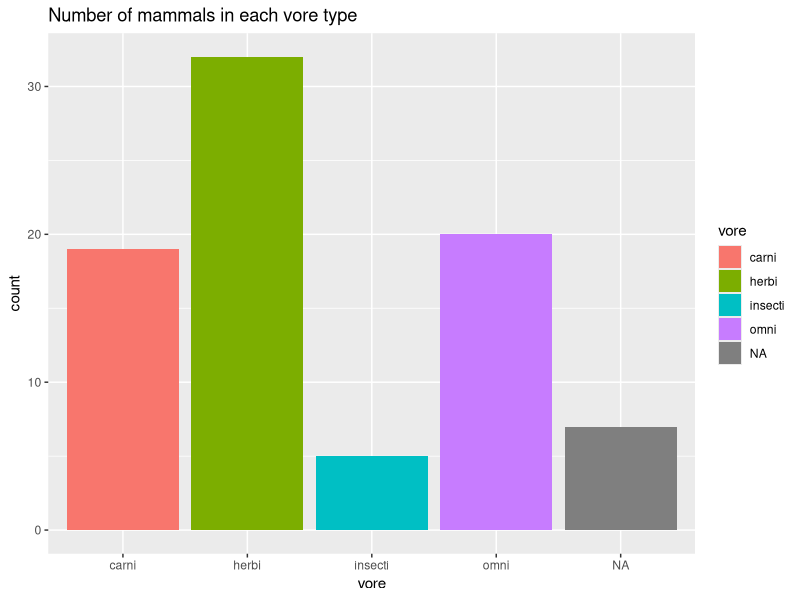
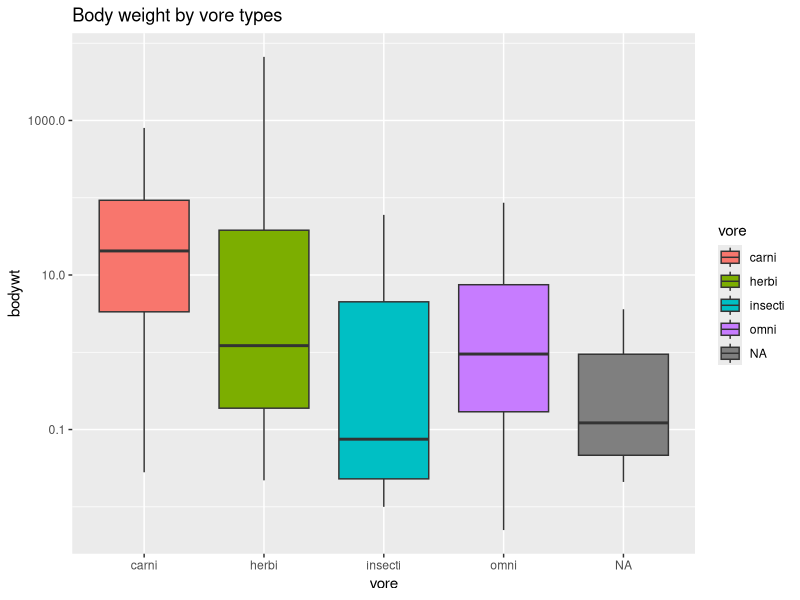
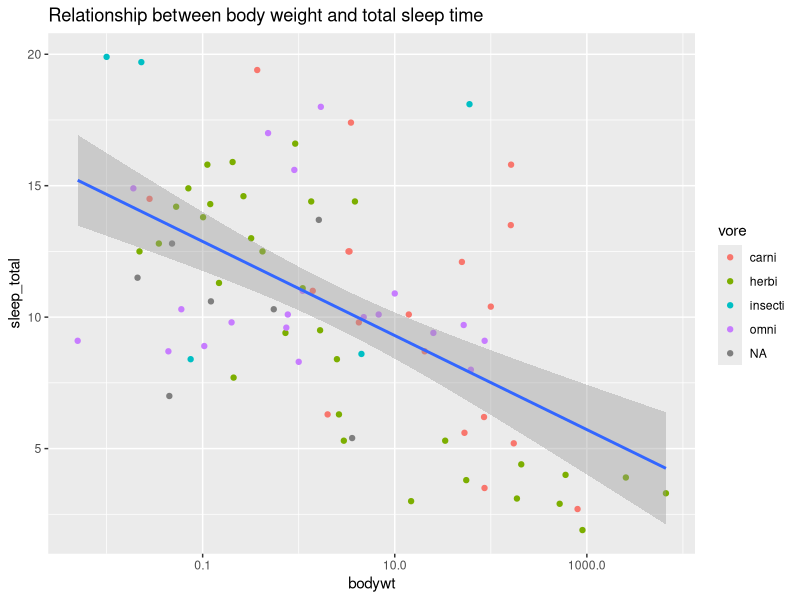
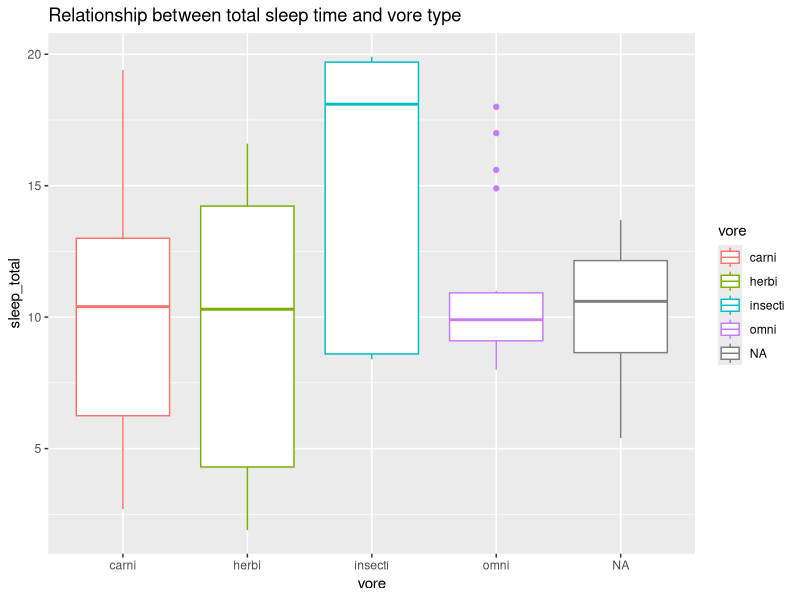
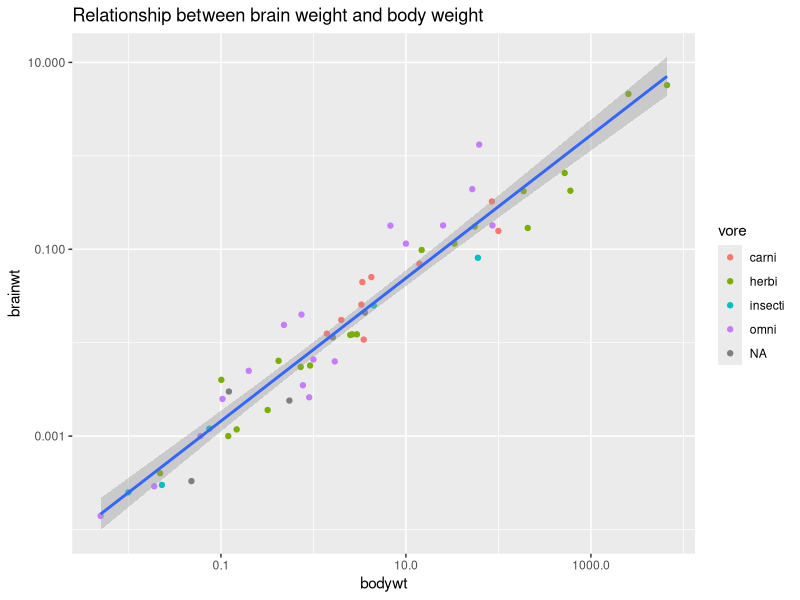
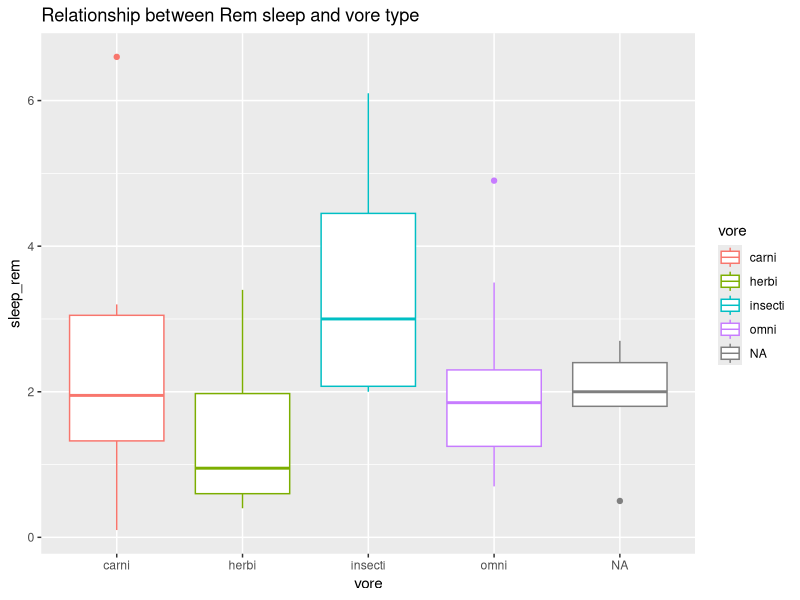

These charts were generated, in order, by the following R code:
## ---- chunk 1
library("tidyverse")
options(scipen = 999) #disable scientific notation
## ---- chunk 2
glimpse(msleep)
msleep <- msleep
## ---- chunk 3
summary(msleep)
## ---- chunk 4
names(msleep)
## ---- chunk 5
ggplot(data=msleep, mapping=aes(x=vore))+
  geom_bar(mapping = aes(fill=vore))+
  labs(title = "Number of mammals in each vore type")
## ---- chunk 6
mean(msleep$sleep_total)
## ---- chunk 7
aggregate(sleep_total ~ vore, data = msleep, FUN=mean)
## ---- chunk 8
summary(msleep$bodywt)
## ---- chunk 9
names(msleep)
## ---- chunk 10
ggplot(data=msleep, mapping=aes(x=vore, y=bodywt))+
  geom_boxplot(mapping=aes(fill= vore))+ # bar should not have y axis
  scale_y_log10()+
  labs(title="Body weight by vore types")
## ---- chunk 11
ggplot(data=msleep, mapping = aes(x=bodywt, y=sleep_total))+
  geom_point(mapping = aes(color=vore))+
  geom_smooth(method = lm,se=T)+
  scale_x_log10()+
  labs(title="Relationship between body weight and total sleep time")
## ---- chunk 12
ggplot(data=msleep, mapping = aes(x=vore, y=sleep_total))+
  geom_boxplot(mapping=aes(color=vore))+
  labs(title="Relationship between total sleep time and vore type")
## ---- chunk 13
names(msleep)
## ---- chunk 14
ggplot(data=msleep, mapping = aes(x=bodywt, y=brainwt))+
  geom_point(mapping = aes(color=vore))+
  geom_smooth(method = lm,se=T)+
  scale_x_log10()+
  scale_y_log10()+
  labs(title="Relationship between brain weight and body weight")
## ---- chunk 15
ggplot(data=msleep, mapping = aes(x=vore, y=sleep_rem))+
  geom_boxplot(mapping=aes(color=vore))+
  labs(title="Relationship between Rem sleep and vore type")
